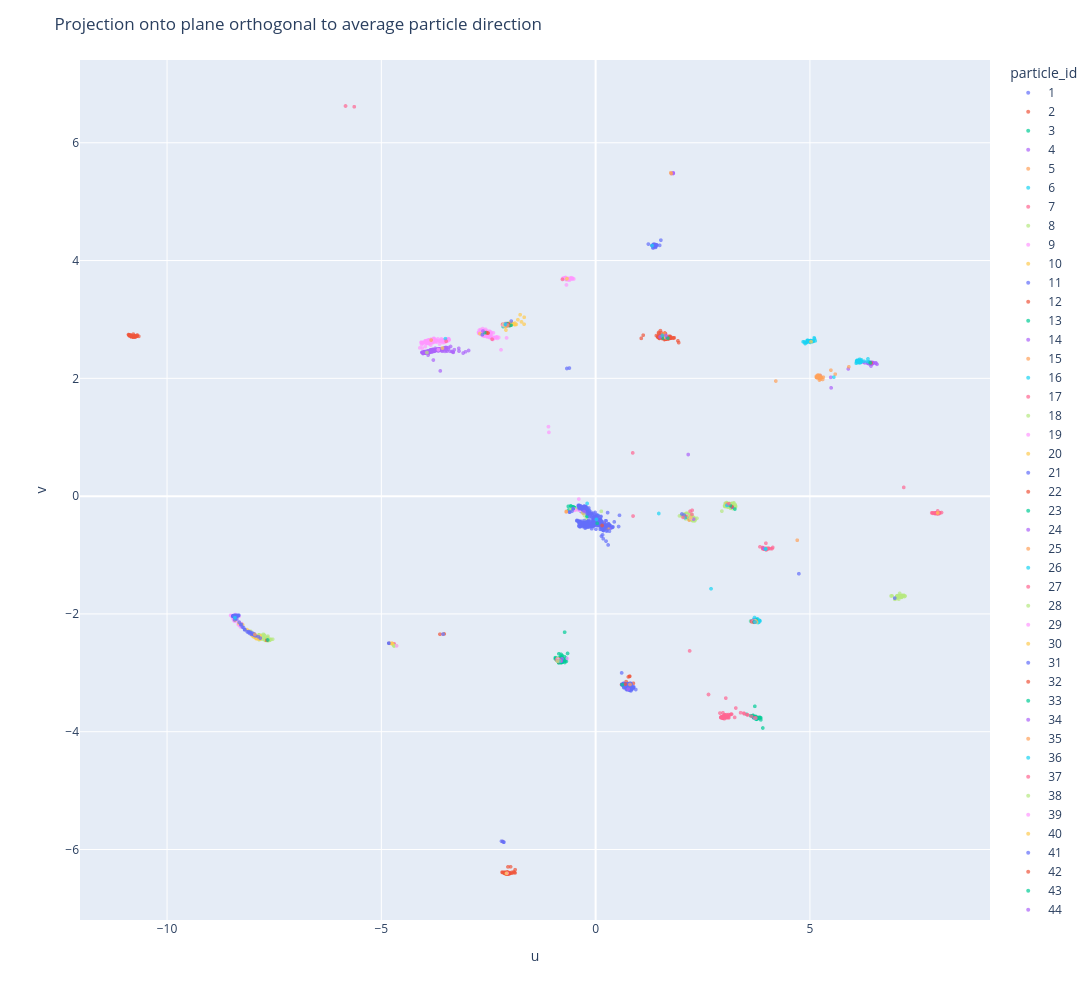

Write notebook code for a chart like this one.
### Code cell
import numpy as np
import pandas as pd
import plotly.express as px

from sklearn.decomposition import PCA

df_plot = (
    df_raw_hits_event
    .sample(min(len(df_raw_hits_event), int(1e6)), random_state=42)
    .reset_index(drop=True)
)
particle_ids_N = (
    df_plot["particle_number_original"]
    .astype("category")
    .cat.codes
    + 1
)

df_plot["particle_id"] = particle_ids_N.astype(str)
emb_cols = [f"emb{i}" for i in range(6)]
X = df_plot[emb_cols].values

pca_global = PCA(n_components=3)
X3 = pca_global.fit_transform(X)

print("Global PCA explained variance:")
print(pca_global.explained_variance_ratio_)
print(
    "Total:",
    pca_global.explained_variance_ratio_.sum()
)
directions = []

for pid, group in df_plot.groupby("particle_number_original"):

    if len(group) < 5:
        continue

    idx = group.index

    X_particle = X3[idx]

    pca_local = PCA(n_components=1)
    pca_local.fit(X_particle)

    direction = pca_local.components_[0]

    # Fix sign ambiguity
    if direction[0] < 0:
        direction = -direction

    directions.append(direction)

directions = np.asarray(directions)

print("Number of particles used:", len(directions))
mean_direction = directions.mean(axis=0)
mean_direction /= np.linalg.norm(mean_direction)

print("\nEstimated common direction:")
print(mean_direction)
tmp = np.array([0.0, 0.0, 1.0])

if abs(np.dot(tmp, mean_direction)) > 0.9:
    tmp = np.array([0.0, 1.0, 0.0])

e1 = np.cross(mean_direction, tmp)
e1 /= np.linalg.norm(e1)

e2 = np.cross(mean_direction, e1)
e2 /= np.linalg.norm(e2)
u = X3 @ e1
v = X3 @ e2
df_plane = pd.DataFrame({
    "u": u,
    "v": v,
    "particle_id": df_plot["particle_id"].values,
})
ordered_particle_ids = sorted(
    df_plane["particle_id"].unique(),
    key=lambda x: int(x)
)
fig = px.scatter(
    df_plane,
    x="u",
    y="v",
    color="particle_id",
    category_orders={
        "particle_id": ordered_particle_ids
    },
    opacity=0.7,
)

fig.update_traces(
    marker=dict(size=4)
)

fig.update_layout(
    title=(
        "Projection onto plane orthogonal "
        "to average particle direction"
    ),
    width=1200,
    height=1000,
)

fig.show()

cosines = np.abs(directions @ mean_direction)

print("Alignment with common direction")
print(pd.Series(cosines).describe())
